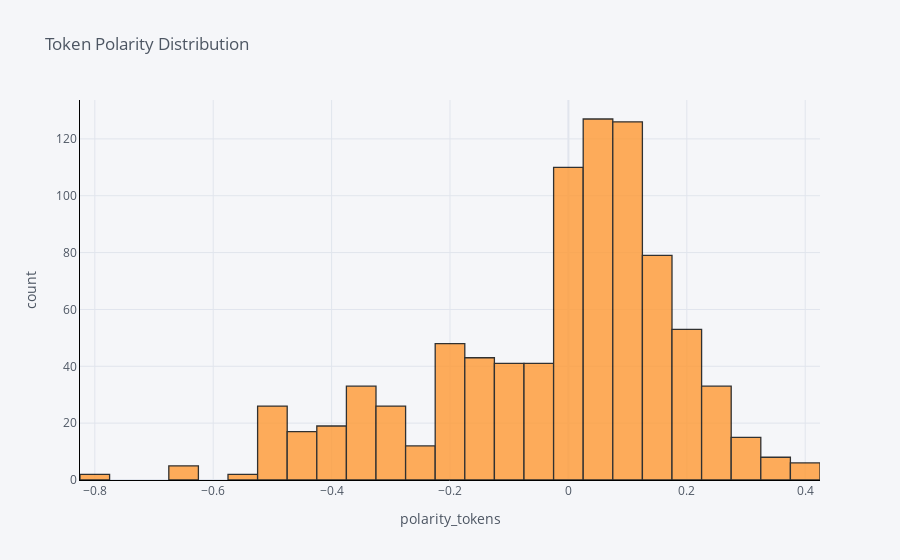

Notebook source saved alongside this figure:
### Markdown cell above
### Graph

### Code cell
df['polarity_tokens'].iplot(
    kind='hist',
    bins=50,
    xTitle='polarity_tokens',
    linecolor='black',
    yTitle='count',
    title='Token Polarity Distribution')

### Figure 1 — Plotly figure (JSON) as saved in the notebook; plotly's stock layout.template omitted (floating-point values rounded to 4 significant figures; data arrays with more than 128 entries replaced by an {"elided": "..."} marker saying what was removed)
{"data": [{"histfunc": "count", "histnorm": "", "marker": {"color": "rgba(255, 153, 51, 1.0)", "line": {"color": "#000000", "width": 1.3}}, "name": "polarity_tokens", "nbinsx": 50, "opacity": 0.8, "orientation": "v", "type": "histogram", "x": {"elided": "872 float values"}}], "layout": {"barmode": "overlay", "legend": {"bgcolor": "#F5F6F9", "font": {"color": "#4D5663"}}, "paper_bgcolor": "#F5F6F9", "plot_bgcolor": "#F5F6F9", "title": {"font": {"color": "#4D5663"}, "text": "Token Polarity Distribution"}, "xaxis": {"gridcolor": "#E1E5ED", "linecolor": "black", "showgrid": true, "tickfont": {"color": "#4D5663"}, "title": {"font": {"color": "#4D5663"}, "text": "polarity_tokens"}, "zerolinecolor": "#E1E5ED"}, "yaxis": {"gridcolor": "#E1E5ED", "linecolor": "black", "showgrid": true, "tickfont": {"color": "#4D5663"}, "title": {"font": {"color": "#4D5663"}, "text": "count"}, "zerolinecolor": "#E1E5ED"}}}
